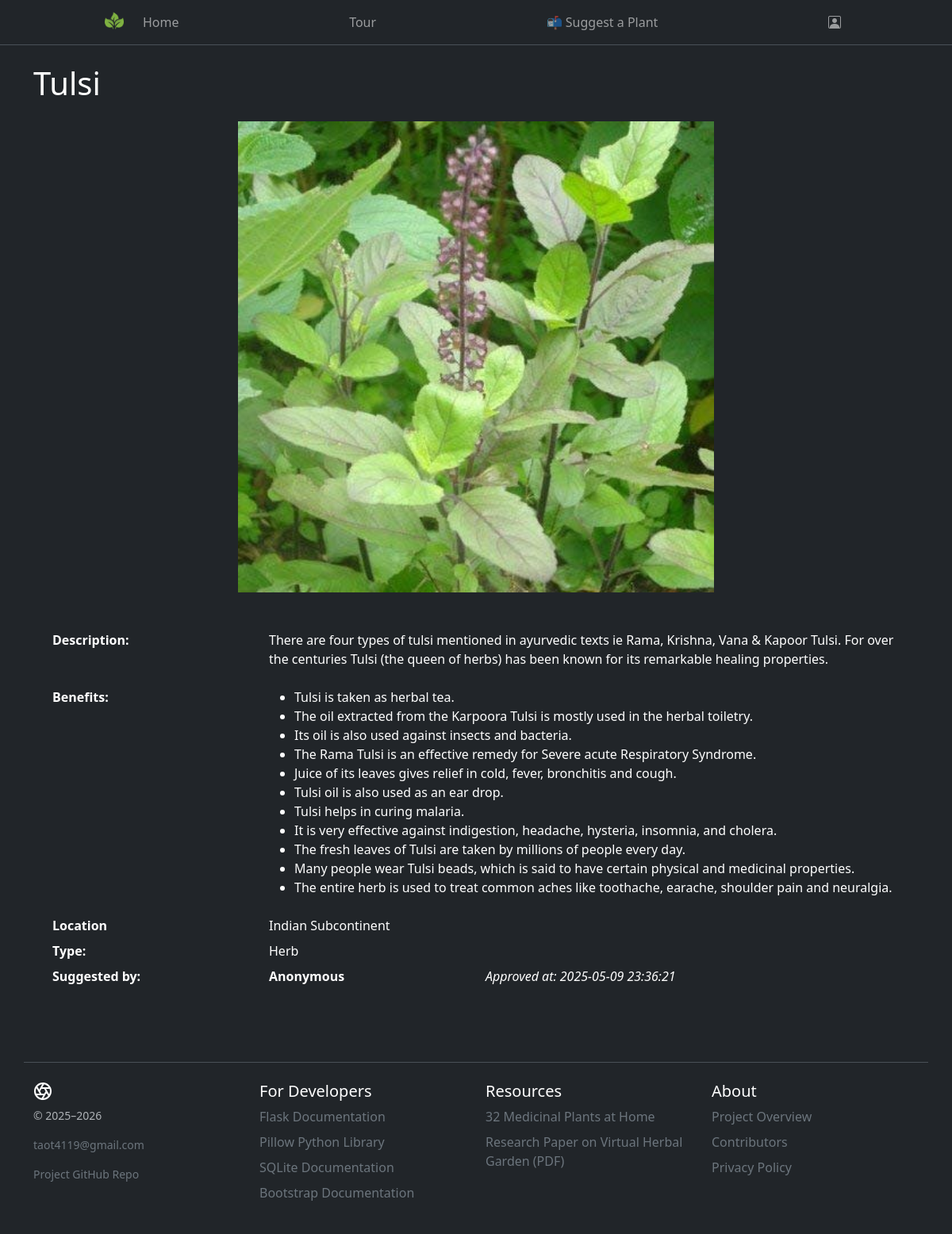
/plant/5, run on the app's committed database.
### tables this page shows
CREATE TABLE plants (
    id INTEGER PRIMARY KEY AUTOINCREMENT,
    plant_name TEXT NOT NULL,
    description TEXT,
    location TEXT,
    plant_type TEXT NOT NULL,
    uploader_name TEXT,
    image_filename TEXT NOT NULL,
    benefits TEXT,
    approved_at TIMESTAMP DEFAULT CURRENT_TIMESTAMP
);

### app.py (the view)
@app.route('/plant/<int:plant_id>')
def plant_detail(plant_id):
    conn = get_db_connection()
    plant = conn.execute(
        'SELECT * FROM plants WHERE id = ?', (plant_id,)).fetchone()
    conn.close()
    if plant is None:
        abort(404)
    return render_template('plant_detail.html', plant=plant)

### db/helpers.py (called while the page is built)
def get_db_connection():
    base_dir = os.path.dirname(os.path.abspath(__file__))
    db_path = os.path.join(base_dir, '..', 'database.db')
    conn = sqlite3.connect(db_path)
    conn.row_factory = sqlite3.Row  # Allows returning rows as dictionaries
    return conn

### templates/plant_detail.html
{% extends 'layout.html' %}
{% set no_background = True %}
{% block content %}
<div class="container py-4">
    <h1 class="mb-4">{{ plant['plant_name']|capitalize }}</h1>
    <img src="{{ url_for('static', filename='uploads/' ~ plant['image_filename']) }}"
        class="img-fluid mb-4 mx-auto d-block" style="max-width: 600px; width: 100%; height: auto;"
        alt="{{ plant['plant_name'] }}">
    <div class="container py-4 px-3 px-md-4">
        <dl class="row">
            <dt class="col-sm-3">Description:</dt>
            <dd class="col-sm-9">
                {% if plant['description'] %}
                {% for paragraph in plant['description'].strip().split('\n\n') %}
                <p>{{ paragraph | replace('\n', ' ') }}</p>
                {% endfor %}
                {% else %}
                <p>No description available.</p>
                {% endif %}
            </dd>
            {% if plant['benefits'] and plant['benefits'].strip() %}
            <dt class="col-sm-3">Benefits:</dt>
            <dd class="col-sm-9">
                <ul>
                    {% for line in plant['benefits'].split('\n') %}
                    {% if line.strip() %}
                    <li>{{ line.strip() }}</li>
                    {% endif %}
                    {% endfor %}
                </ul>
            </dd>
            {% endif %}
            <dt class="col-sm-3">Location</dt>
            <dd class="col-sm-9">{{ plant['location'] or 'Unknown' }}</dd>
            <dt class="col-sm-3 text-truncate">Type:</dt>
            <dd class="col-sm-9">{{ plant['plant_type'] }}</dd>
            <dt class="col-sm-3">Suggested by:</dt>
            <dd class="col-sm-9">
                <dl class="row">
                    <dt class="col-sm-4">{{ plant['uploader_name'] or 'Anonymous' }}</dt>
                    <dd class="col-sm-8 fst-italic">Approved at: {{ plant['approved_at'] }}</dd>
                </dl>
            </dd>
        </dl>
    </div>
</div>
{% endblock %}

### static/css/style.css (style rules this page uses)
.masthead { background-size: contain; background-position: center; background-repeat: no-repeat; width: 100%; height: 100vh; position: relative; color: white; display: flex; flex-direction: column; background-attachment: fixed; }

### data on the page
plants: plant_name "Tulsi", image_filename (picture), description "There are four types of tulsi mentioned in ayurvedic texts ie Rama, Krishna, Vana & Kapoor Tulsi. For over the centuries Tulsi (the queen of herbs) has been known for its remarkable healing properties.", location "Indian Subcontinent", plant_type "Herb", uploader_name "Anonymous", approved_at "2025-05-09 23:36:21"

### other printed values
{{ line.strip() }} "Tulsi is taken as herbal tea." "The oil extracted from the Karpoora Tulsi is mostly used in the herbal toiletry." "Its oil is also used against insects and bacteria." "The Rama Tulsi is an effective remedy for Severe acute Respiratory Syndrome." "Juice of its leaves gives relief in cold, fever, bronchitis and cough." "Tulsi oil is also used as an ear drop." "Tulsi helps in curing malaria." "It is very effective against indigestion, headache, hysteria, insomnia, and cholera." "The fresh leaves of Tulsi are taken by millions of people every day." "Many people wear Tulsi beads, which is said to have certain physical and medicinal properties." "The entire herb is used to treat common aches like toothache, earache, shoulder pain and neuralgia."
